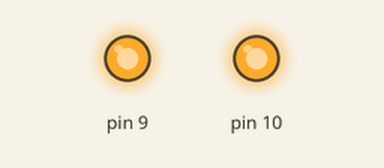
This sketch was run on a simulated Arduino Uno, built with avr-gcc and run on an emulated ATmega328P. Parts: output pins drawn as LEDs (lit = HIGH).

Above: at 0.1 s.
Timing chart, 0 to 1.6 s (numbered marks = the images above):
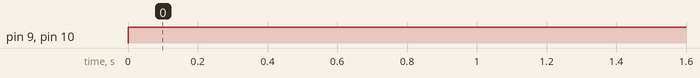

Measured:
- by itself, pin 9, pin 10: LOW → HIGH at 0.00 s

The sketch:

teste_torque.ino
```cpp
void setup() {
  pinMode(10, OUTPUT);
  pinMode(9, OUTPUT);

}

void loop() {
  // put your main code here, to run repeatedly:
  analogWrite(9, 255);
  analogWrite(10, 255);
}
```
